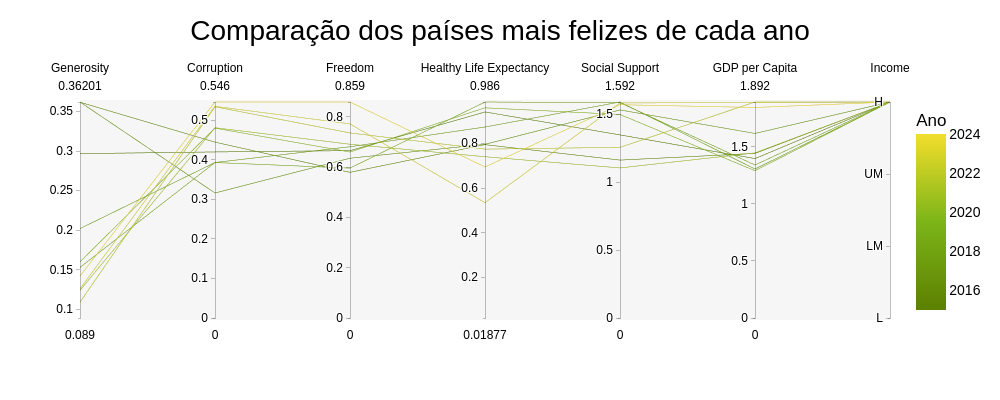
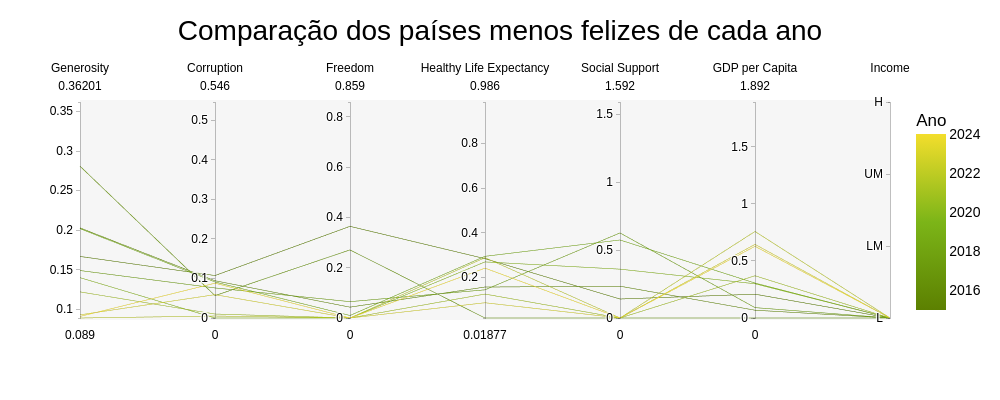

Source (notebook cell) for these figures, in order:
### Markdown cell above
#### 1.1 Os países mais felizes e os menos felizes têm aspetos em comum?

### Code cell
import pandas as pd
import plotly.graph_objects as go


felizes = []
tristes = []
anos = []

# Selecionar os países mais e menos felizes por ano
for ano, df in datasets.items():
    mais_feliz = df.loc[df['Rank'] == 1, 'Country'].values[0]
    menos_feliz = df.loc[df['Rank'] == df['Rank'].max(), 'Country'].values[0]
    felizes.append(mais_feliz)
    tristes.append(menos_feliz)
    anos.append(ano)

df_mais_menos = pd.DataFrame({
    'Ano': anos,
    'Mais Feliz': felizes,
    'Menos Feliz': tristes
})

attributes = [
    'Generosity', 'Corruption', 'Freedom',
    'Healthy Life Expectancy', 'Social Support', 'GDP per Capita', 'Income'
]

def build_parallel_df(tipo='Mais Feliz'):
    rows = []
    for ano in datasets:
        pais = df_mais_menos.loc[df_mais_menos['Ano'] == ano, tipo].values[0]
        df_row = datasets[ano].loc[datasets[ano]["Country"] == pais]
        row = {"Ano": ano, "Country": pais}
        for att in attributes:
            row[att] = df_row[att].values[0]
        rows.append(row)
    return pd.DataFrame(rows)

df_felizes = build_parallel_df('Mais Feliz')
df_tristes = build_parallel_df('Menos Feliz')

income_map = {'L': 1, 'LM': 2, 'UM': 3, 'H': 4}
df_felizes['Income'] = df_felizes['Income'].map(income_map)
df_tristes['Income'] = df_tristes['Income'].map(income_map)

# Determinar min/max de cada variável considerando ambos os datasets
dim_ranges = {}
for att in attributes:
    if att == "Income":
        dim_ranges[att] = (1, 4)
    else:
        min_val = min(df_felizes[att].min(), df_tristes[att].min())
        max_val = max(df_felizes[att].max(), df_tristes[att].max())
        dim_ranges[att] = (min_val, max_val)

# Criar lista de dimensões para os gráficos
def create_dimensions(df):
    dims = []
    for att in attributes:
        dim_dict = dict(
            range=dim_ranges[att],
            label=att,
            values=df[att]
        )
        if att == "Income":
            dim_dict["tickvals"] = [1, 2, 3, 4]
            dim_dict["ticktext"] = ["L", "LM", "UM", "H"]
        dims.append(dim_dict)
    return dims

dimensions_felizes = create_dimensions(df_felizes)
dimensions_tristes = create_dimensions(df_tristes)

cores_custom_grad = [
    [0.0, "#5C8001"],   # valor mínimo do gradiente
    [0.5, "#7CB518"],   # valor médio do gradiente
    [1.0, "#F3DE2C"]    # valor máximo do gradiente
]

# Criar gráfico dos mais felizes
fig_felizes = go.Figure(data=go.Parcoords(
    line=dict(color=df_felizes["Ano"], colorscale=cores_custom_grad, showscale=True, colorbar=dict(title="Ano")),
    dimensions=dimensions_felizes
))

fig_felizes.update_layout(
    title=dict(
        text="Comparação dos países mais felizes de cada ano",
        font=dict(family="Arial", color="black", size=28),
        x=0.5,
        y=0.95
    ),
    font=dict(family="Arial", color="black", size=14),
    height=400,
    width=1000,
    margin=dict(l=80, r=80, t=100, b=80),
    plot_bgcolor="lightgray"
)
fig_felizes.add_shape(
    type="rect",
    x0=0, x1=1,
    y0=0, y1=1,
    xref="paper",
    yref="paper",
    fillcolor="lightgray",
    layer="below",
    line_width=0,
    opacity=0.2
)


fig_felizes.show()


# Criar gráfico dos menos felizes
fig_tristes = go.Figure(data=go.Parcoords(
    line=dict(color=df_tristes["Ano"], colorscale=cores_custom_grad, showscale=True, colorbar=dict(title="Ano")),
    dimensions=dimensions_tristes
))

fig_tristes.update_layout(
    title=dict(
        text="Comparação dos países menos felizes de cada ano",
        font=dict(family="Arial", color="black", size=28),
        x=0.5,
        y=0.95
    ),
    font=dict(family="Arial", color="black", size=14),
    height=400,
    width=1000,
    margin=dict(l=80, r=80, t=100, b=80),
    plot_bgcolor="lightgray"
)

fig_tristes.add_shape(
    type="rect",
    x0=0, x1=1,
    y0=0, y1=1,
    xref="paper",
    yref="paper",
    fillcolor="lightgray",
    layer="below",
    line_width=0,
    opacity=0.2
)

fig_tristes.show()

### Figure 1 — Plotly figure (JSON) as saved in the notebook; plotly's stock layout.template omitted (floating-point values rounded to 4 significant figures)
{"data": [{"dimensions": [{"label": "Generosity", "range": [0.089, 0.362], "values": [0.2968, 0.3617, 0.362, 0.202, 0.153, 0.16, 0.124, 0.109, 0.126, 0.142]}, {"label": "Corruption", "range": [0, 0.546], "values": [0.4198, 0.4445, 0.316, 0.393, 0.393, 0.48, 0.481, 0.534, 0.535, 0.546]}, {"label": "Freedom", "range": [0, 0.859], "values": [0.6656, 0.5794, 0.6354, 0.681, 0.596, 0.66, 0.691, 0.736, 0.772, 0.859]}, {"label": "Healthy Life Expectancy", "range": [0.01877, 0.986], "values": [0.9414, 0.795, 0.7967, 0.874, 0.986, 0.96, 0.741, 0.775, 0.535, 0.695]}, {"label": "Social Support", "range": [0, 1.592], "values": [1.35, 1.164, 1.534, 1.592, 1.587, 1.5, 1.106, 1.258, 1.585, 1.572]}, {"label": "GDP per Capita", "range": [0, 1.892], "values": [1.397, 1.442, 1.616, 1.305, 1.34, 1.29, 1.446, 1.892, 1.888, 1.844]}, {"label": "Income", "range": [1, 4], "ticktext": ["L", "LM", "UM", "H"], "tickvals": [1, 2, 3, 4], "values": [4, 4, 4, 4, 4, 4, 4, 4, 4, 4]}], "line": {"color": [2015, 2016, 2017, 2018, 2019, 2020, 2021, 2022, 2023, 2024], "colorbar": {"title": {"text": "Ano"}}, "colorscale": [[0, "#5C8001"], [0.5, "#7CB518"], [1, "#F3DE2C"]], "showscale": true}, "type": "parcoords"}], "layout": {"font": {"color": "black", "family": "Arial", "size": 14}, "height": 400, "margin": {"b": 80, "l": 80, "r": 80, "t": 100}, "plot_bgcolor": "lightgray", "shapes": [{"fillcolor": "lightgray", "layer": "below", "line": {"width": 0}, "opacity": 0.2, "type": "rect", "x0": 0, "x1": 1, "xref": "paper", "y0": 0, "y1": 1, "yref": "paper"}], "title": {"font": {"color": "black", "family": "Arial", "size": 28}, "text": "Comparação dos países mais felizes de cada ano", "x": 0.5, "y": 0.95}, "width": 1000}}

### Figure 2 — Plotly figure (JSON) as saved in the notebook; plotly's stock layout.template omitted (floating-point values rounded to 4 significant figures)
{"data": [{"dimensions": [{"label": "Generosity", "range": [0.089, 0.362], "values": [0.1668, 0.2029, 0.2809, 0.149, 0.202, 0.14, 0.122, 0.089, 0.093, 0.091]}, {"label": "Corruption", "range": [0, 0.546], "values": [0.1073, 0.09419, 0.05657, 0.076, 0.091, 0.0, 0.01, 0.005, 0.059, 0.088]}, {"label": "Freedom", "range": [0, 0.859], "values": [0.3645, 0.0432, 0.2708, 0.065, 0.01, 0.0, 0.0, 0.0, 0.0, 0.0]}, {"label": "Healthy Life Expectancy", "range": [0.01877, 0.986], "values": [0.2844, 0.1575, 0.01877, 0.145, 0.295, 0.27, 0.126, 0.289, 0.087, 0.242]}, {"label": "Social Support", "range": [0, 1.592], "values": [0.1399, 0.2344, 0.0, 0.627, 0.575, 0.36, 0.0, 0.0, 0.0, 0.0]}, {"label": "GDP per Capita", "range": [0, 1.892], "values": [0.2087, 0.06831, 0.0, 0.091, 0.306, 0.3, 0.37, 0.758, 0.645, 0.628]}, {"label": "Income", "range": [1, 4], "ticktext": ["L", "LM", "UM", "H"], "tickvals": [1, 2, 3, 4], "values": [1, 1, 1, 1, 1, 1, 1, 1, 1, 1]}], "line": {"color": [2015, 2016, 2017, 2018, 2019, 2020, 2021, 2022, 2023, 2024], "colorbar": {"title": {"text": "Ano"}}, "colorscale": [[0, "#5C8001"], [0.5, "#7CB518"], [1, "#F3DE2C"]], "showscale": true}, "type": "parcoords"}], "layout": {"font": {"color": "black", "family": "Arial", "size": 14}, "height": 400, "margin": {"b": 80, "l": 80, "r": 80, "t": 100}, "plot_bgcolor": "lightgray", "shapes": [{"fillcolor": "lightgray", "layer": "below", "line": {"width": 0}, "opacity": 0.2, "type": "rect", "x0": 0, "x1": 1, "xref": "paper", "y0": 0, "y1": 1, "yref": "paper"}], "title": {"font": {"color": "black", "family": "Arial", "size": 28}, "text": "Comparação dos países menos felizes de cada ano", "x": 0.5, "y": 0.95}, "width": 1000}}
